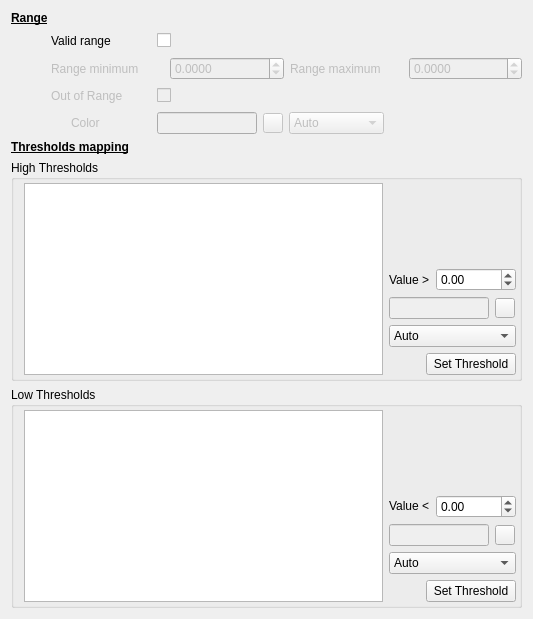
     <widget class="QWidget" name="thresholdsPage">
      <layout class="QVBoxLayout" name="verticalLayout_3">
       <item>
        <layout class="QVBoxLayout" name="verticalLayout_2">
         <item>
          <widget class="QLabel" name="label_16">
           <property name="font">
            <font>
             <weight>75</weight>
             <bold>true</bold>
             <underline>true</underline>
            </font>
           </property>
           <property name="text">
            <string>Range</string>
           </property>
          </widget>
         </item>
         <item>
          <layout class="QHBoxLayout" name="horizontalLayout_2">
           <item>
            <spacer name="horizontalSpacer_46">
             <property name="orientation">
              <enum>Qt::Horizontal</enum>
             </property>
             <property name="sizeType">
              <enum>QSizePolicy::Fixed</enum>
             </property>
             <property name="sizeHint" stdset="0">
              <size>
               <width>40</width>
               <height>20</height>
              </size>
             </property>
            </spacer>
           </item>
           <item>
            <widget class="QLabel" name="label_14">
             <property name="minimumSize">
              <size>
               <width>100</width>
               <height>0</height>
              </size>
             </property>
             <property name="text">
              <string>Valid range</string>
             </property>
             <property name="indent">
              <number>-1</number>
             </property>
            </widget>
           </item>
           <item>
            <widget class="QCheckBox" name="validRangeCheckBox">
             <property name="minimumSize">
              <size>
               <width>100</width>
               <height>0</height>
              </size>
             </property>
             <property name="text">
              <string/>
             </property>
            </widget>
           </item>
           <item>
            <spacer name="horizontalSpacer_17">
             <property name="orientation">
              <enum>Qt::Horizontal</enum>
             </property>
             <property name="sizeHint" stdset="0">
              <size>
               <width>40</width>
               <height>20</height>
              </size>
             </property>
            </spacer>
           </item>
          </layout>
         </item>
         <item>
          <widget class="QWidget" name="rangeScaleWidget" native="true">
           <property name="enabled">
            <bool>false</bool>
           </property>
           <layout class="QHBoxLayout" name="horizontalLayout_3">
            <property name="leftMargin">
             <number>0</number>
            </property>
            <property name="topMargin">
             <number>0</number>
            </property>
            <property name="rightMargin">
             <number>0</number>
            </property>
            <property name="bottomMargin">
             <number>0</number>
            </property>
            <item>
             <spacer name="horizontalSpacer_47">
              <property name="orientation">
               <enum>Qt::Horizontal</enum>
              </property>
              <property name="sizeType">
               <enum>QSizePolicy::Fixed</enum>
              </property>
              <property name="sizeHint" stdset="0">
               <size>
                <width>40</width>
                <height>20</height>
               </size>
              </property>
             </spacer>
            </item>
            <item>
             <widget class="QLabel" name="label_5">
              <property name="minimumSize">
               <size>
                <width>100</width>
                <height>0</height>
               </size>
              </property>
              <property name="text">
               <string>Range minimum</string>
              </property>
              <property name="indent">
               <number>-1</number>
              </property>
             </widget>
            </item>
            <item>
             <widget class="QDoubleSpinBox" name="rangeMinDoubleSpinBox">
              <property name="enabled">
               <bool>false</bool>
              </property>
              <property name="decimals">
               <number>4</number>
              </property>
              <property name="minimum">
               <double>-100000000000000000.000000000000000</double>
              </property>
              <property name="maximum">
               <double>1000000000000000.000000000000000</double>
              </property>
             </widget>
            </item>
            <item>
             <widget class="QLabel" name="label_6">
              <property name="minimumSize">
               <size>
                <width>100</width>
                <height>0</height>
               </size>
              </property>
              <property name="text">
               <string>Range maximum</string>
              </property>
              <property name="indent">
               <number>-1</number>
              </property>
             </widget>
            </item>
            <item>
             <widget class="QDoubleSpinBox" name="rangeMaxDoubleSpinBox">
              <property name="enabled">
               <bool>false</bool>
              </property>
              <property name="decimals">
               <number>4</number>
              </property>
              <property name="minimum">
               <double>-1000000000000000000.000000000000000</double>
              </property>
              <property name="maximum">
               <double>1000000000000000000000.000000000000000</double>
              </property>
             </widget>
            </item>
           </layout>
          </widget>
         </item>
         <item>
          <widget class="QWidget" name="outOfRangeWidget" native="true">
           <property name="enabled">
            <bool>false</bool>
           </property>
           <layout class="QHBoxLayout" name="horizontalLayout_8">
            <property name="leftMargin">
             <number>0</number>
            </property>
            <property name="topMargin">
             <number>0</number>
            </property>
            <property name="rightMargin">
             <number>0</number>
            </property>
            <property name="bottomMargin">
             <number>0</number>
            </property>
            <item>
             <spacer name="horizontalSpacer_48">
              <property name="orientation">
               <enum>Qt::Horizontal</enum>
              </property>
              <property name="sizeType">
               <enum>QSizePolicy::Fixed</enum>
              </property>
              <property name="sizeHint" stdset="0">
               <size>
                <width>40</width>
                <height>20</height>
               </size>
              </property>
             </spacer>
            </item>
            <item>
             <widget class="QLabel" name="label_15">
              <property name="minimumSize">
               <size>
                <width>100</width>
                <height>0</height>
               </size>
              </property>
              <property name="text">
               <string>Out of Range</string>
              </property>
              <property name="indent">
               <number>-1</number>
              </property>
             </widget>
            </item>
            <item>
             <widget class="QCheckBox" name="outOfRangeCheckBox">
              <property name="enabled">
               <bool>false</bool>
              </property>
              <property name="text">
               <string/>
              </property>
             </widget>
            </item>
            <item>
             <spacer name="horizontalSpacer_18">
              <property name="orientation">
               <enum>Qt::Horizontal</enum>
              </property>
              <property name="sizeHint" stdset="0">
               <size>
                <width>351</width>
                <height>20</height>
               </size>
              </property>
             </spacer>
            </item>
           </layout>
          </widget>
         </item>
         <item>
          <widget class="QWidget" name="outOfRangeColorWidget" native="true">
           <property name="enabled">
            <bool>false</bool>
           </property>
           <layout class="QHBoxLayout" name="horizontalLayout_9">
            <property name="leftMargin">
             <number>0</number>
            </property>
            <property name="topMargin">
             <number>0</number>
            </property>
            <property name="rightMargin">
             <number>0</number>
            </property>
            <property name="bottomMargin">
             <number>0</number>
            </property>
            <item>
             <spacer name="horizontalSpacer_49">
              <property name="orientation">
               <enum>Qt::Horizontal</enum>
              </property>
              <property name="sizeType">
               <enum>QSizePolicy::Fixed</enum>
              </property>
              <property name="sizeHint" stdset="0">
               <size>
                <width>40</width>
                <height>20</height>
               </size>
              </property>
             </spacer>
            </item>
            <item>
             <widget class="QLabel" name="label_11">
              <property name="minimumSize">
               <size>
                <width>100</width>
                <height>0</height>
               </size>
              </property>
              <property name="text">
               <string>Color</string>
              </property>
              <property name="indent">
               <number>20</number>
              </property>
             </widget>
            </item>
            <item>
             <widget class="ColorLineEdit" name="outOfRangeColorLineEdit">
              <property name="enabled">
               <bool>false</bool>
              </property>
              <property name="maximumSize">
               <size>
                <width>100</width>
                <height>16777215</height>
               </size>
              </property>
              <property name="alignment">
               <set>Qt::AlignCenter</set>
              </property>
              <property name="readOnly">
               <bool>true</bool>
              </property>
             </widget>
            </item>
            <item>
             <widget class="QToolButton" name="defaultColorToolButton_2">
              <property name="enabled">
               <bool>false</bool>
              </property>
              <property name="maximumSize">
               <size>
                <width>20</width>
                <height>20</height>
               </size>
              </property>
              <property name="text">
               <string/>
              </property>
              <property name="icon">
               <iconset resource="../resources/icons/icons.qrc">
                <normaloff>:/icons8_paint_palette_50px.png</normaloff>:/icons8_paint_palette_50px.png</iconset>
              </property>
             </widget>
            </item>
            <item>
             <widget class="QComboBox" name="outOfRangeColorModeComboBox">
              <item>
               <property name="text">
                <string>Auto</string>
               </property>
              </item>
              <item>
               <property name="text">
                <string>Background</string>
               </property>
              </item>
              <item>
               <property name="text">
                <string>Foreground</string>
               </property>
              </item>
             </widget>
            </item>
            <item>
             <spacer name="horizontalSpacer_6">
              <property name="orientation">
               <enum>Qt::Horizontal</enum>
              </property>
              <property name="sizeHint" stdset="0">
               <size>
                <width>40</width>
                <height>20</height>
               </size>
              </property>
             </spacer>
            </item>
           </layout>
          </widget>
         </item>
        </layout>
       </item>
       <item>
        <widget class="QLabel" name="label_17">
         <property name="font">
          <font>
           <weight>75</weight>
           <bold>true</bold>
           <underline>true</underline>
          </font>
         </property>
         <property name="text">
          <string>Thresholds mapping</string>
         </property>
        </widget>
       </item>
       <item>
        <widget class="QGroupBox" name="groupBox">
         <property name="enabled">
          <bool>true</bool>
         </property>
         <property name="title">
          <string>High Thresholds</string>
         </property>
         <layout class="QHBoxLayout" name="horizontalLayout_22" stretch="10,1">
          <property name="leftMargin">
           <number>10</number>
          </property>
          <property name="topMargin">
           <number>3</number>
          </property>
          <property name="rightMargin">
           <number>3</number>
          </property>
          <property name="bottomMargin">
           <number>3</number>
          </property>
          <item>
           <widget class="QTableWidget" name="highThresholdsTableWidget">
            <property name="editTriggers">
             <set>QAbstractItemView::NoEditTriggers</set>
            </property>
            <property name="selectionMode">
             <enum>QAbstractItemView::SingleSelection</enum>
            </property>
            <property name="selectionBehavior">
             <enum>QAbstractItemView::SelectRows</enum>
            </property>
            <property name="showGrid">
             <bool>false</bool>
            </property>
            <property name="gridStyle">
             <enum>Qt::NoPen</enum>
            </property>
            <attribute name="horizontalHeaderVisible">
             <bool>false</bool>
            </attribute>
            <attribute name="horizontalHeaderStretchLastSection">
             <bool>true</bool>
            </attribute>
            <attribute name="verticalHeaderVisible">
             <bool>false</bool>
            </attribute>
            <column>
             <property name="text">
              <string>0</string>
             </property>
            </column>
            <column>
             <property name="text">
              <string>1</string>
             </property>
            </column>
           </widget>
          </item>
          <item>
           <layout class="QVBoxLayout" name="verticalLayout_6">
            <item>
             <spacer name="verticalSpacer_4">
              <property name="orientation">
               <enum>Qt::Vertical</enum>
              </property>
              <property name="sizeHint" stdset="0">
               <size>
                <width>20</width>
                <height>40</height>
               </size>
              </property>
             </spacer>
            </item>
            <item>
             <layout class="QHBoxLayout" name="horizontalLayout_18">
              <item>
               <widget class="QLabel" name="label_19">
                <property name="text">
                 <string>Value &gt;</string>
                </property>
               </widget>
              </item>
              <item>
               <widget class="QDoubleSpinBox" name="highThresholdDoubleSpinBox">
                <property name="minimumSize">
                 <size>
                  <width>80</width>
                  <height>0</height>
                 </size>
                </property>
                <property name="minimum">
                 <double>-999999999999.000000000000000</double>
                </property>
                <property name="maximum">
                 <double>1000000000000000000.000000000000000</double>
                </property>
               </widget>
              </item>
             </layout>
            </item>
            <item>
             <layout class="QHBoxLayout" name="horizontalLayout_20">
              <item>
               <widget class="ColorLineEdit" name="highThresholdColorLineEdit">
                <property name="enabled">
                 <bool>false</bool>
                </property>
                <property name="minimumSize">
                 <size>
                  <width>70</width>
                  <height>0</height>
                 </size>
                </property>
                <property name="maximumSize">
                 <size>
                  <width>100</width>
                  <height>16777215</height>
                 </size>
                </property>
                <property name="alignment">
                 <set>Qt::AlignCenter</set>
                </property>
                <property name="readOnly">
                 <bool>true</bool>
                </property>
               </widget>
              </item>
              <item>
               <widget class="QToolButton" name="highTthresholdColorToolButton">
                <property name="maximumSize">
                 <size>
                  <width>20</width>
                  <height>20</height>
                 </size>
                </property>
                <property name="text">
                 <string/>
                </property>
                <property name="icon">
                 <iconset resource="../resources/icons/icons.qrc">
                  <normaloff>:/icons8_paint_palette_50px.png</normaloff>:/icons8_paint_palette_50px.png</iconset>
                </property>
               </widget>
              </item>
             </layout>
            </item>
            <item>
             <widget class="QComboBox" name="highThresholdColorModeComboBox">
              <property name="minimumSize">
               <size>
                <width>90</width>
                <height>0</height>
               </size>
              </property>
              <item>
               <property name="text">
                <string>Auto</string>
               </property>
              </item>
              <item>
               <property name="text">
                <string>Background</string>
               </property>
              </item>
              <item>
               <property name="text">
                <string>Foreground</string>
               </property>
              </item>
             </widget>
            </item>
            <item>
             <layout class="QHBoxLayout" name="horizontalLayout_21">
              <item>
               <spacer name="horizontalSpacer_2">
                <property name="orientation">
                 <enum>Qt::Horizontal</enum>
                </property>
                <property name="sizeHint" stdset="0">
                 <size>
                  <width>40</width>
                  <height>20</height>
                 </size>
                </property>
               </spacer>
              </item>
              <item>
               <widget class="QPushButton" name="highThresholdPushButton">
                <property name="minimumSize">
                 <size>
                  <width>90</width>
                  <height>0</height>
                 </size>
                </property>
                <property name="text">
                 <string>Set Threshold</string>
                </property>
               </widget>
              </item>
             </layout>
            </item>
           </layout>
          </item>
         </layout>
        </widget>
       </item>
       <item>
        <widget class="QGroupBox" name="groupBox_2">
         <property name="title">
          <string>Low Thresholds</string>
         </property>
         <layout class="QHBoxLayout" name="horizontalLayout_27" stretch="10,1">
          <property name="leftMargin">
           <number>10</number>
          </property>
          <property name="topMargin">
           <number>3</number>
          </property>
          <property name="rightMargin">
           <number>3</number>
          </property>
          <property name="bottomMargin">
           <number>3</number>
          </property>
          <item>
           <widget class="QTableWidget" name="lowThresholdsTableWidget">
            <property name="editTriggers">
             <set>QAbstractItemView::NoEditTriggers</set>
            </property>
            <property name="selectionMode">
             <enum>QAbstractItemView::SingleSelection</enum>
            </property>
            <property name="selectionBehavior">
             <enum>QAbstractItemView::SelectRows</enum>
            </property>
            <property name="showGrid">
             <bool>false</bool>
            </property>
            <attribute name="horizontalHeaderVisible">
             <bool>false</bool>
            </attribute>
            <attribute name="horizontalHeaderStretchLastSection">
             <bool>true</bool>
            </attribute>
            <attribute name="verticalHeaderVisible">
             <bool>false</bool>
            </attribute>
            <column>
             <property name="text">
              <string>0</string>
             </property>
            </column>
            <column>
             <property name="text">
              <string>1</string>
             </property>
            </column>
           </widget>
          </item>
          <item>
           <layout class="QVBoxLayout" name="verticalLayout_7">
            <item>
             <spacer name="verticalSpacer_6">
              <property name="orientation">
               <enum>Qt::Vertical</enum>
              </property>
              <property name="sizeHint" stdset="0">
               <size>
                <width>20</width>
                <height>40</height>
               </size>
              </property>
             </spacer>
            </item>
            <item>
             <layout class="QHBoxLayout" name="horizontalLayout_23">
              <item>
               <widget class="QLabel" name="label_20">
                <property name="text">
                 <string>Value &lt;</string>
                </property>
               </widget>
              </item>
              <item>
               <widget class="QDoubleSpinBox" name="lowThresholdDoubleSpinBox">
                <property name="minimumSize">
                 <size>
                  <width>80</width>
                  <height>0</height>
                 </size>
                </property>
                <property name="minimum">
                 <double>-999999999999.000000000000000</double>
                </property>
                <property name="maximum">
                 <double>1000000000000000000.000000000000000</double>
                </property>
               </widget>
              </item>
             </layout>
            </item>
            <item>
             <layout class="QHBoxLayout" name="horizontalLayout_24">
              <item>
               <widget class="ColorLineEdit" name="lowThresholdColorLineEdit">
                <property name="enabled">
                 <bool>false</bool>
                </property>
                <property name="minimumSize">
                 <size>
                  <width>70</width>
                  <height>0</height>
                 </size>
                </property>
                <property name="maximumSize">
                 <size>
                  <width>100</width>
                  <height>16777215</height>
                 </size>
                </property>
                <property name="alignment">
                 <set>Qt::AlignCenter</set>
                </property>
                <property name="readOnly">
                 <bool>true</bool>
                </property>
               </widget>
              </item>
              <item>
               <widget class="QToolButton" name="lowThresholdColorToolButton">
                <property name="maximumSize">
                 <size>
                  <width>20</width>
                  <height>20</height>
                 </size>
                </property>
                <property name="text">
                 <string/>
                </property>
                <property name="icon">
                 <iconset resource="../resources/icons/icons.qrc">
                  <normaloff>:/icons8_paint_palette_50px.png</normaloff>:/icons8_paint_palette_50px.png</iconset>
                </property>
               </widget>
              </item>
             </layout>
            </item>
            <item>
             <widget class="QComboBox" name="lowThresholdColorModeComboBox">
              <property name="minimumSize">
               <size>
                <width>90</width>
                <height>0</height>
               </size>
              </property>
              <item>
               <property name="text">
                <string>Auto</string>
               </property>
              </item>
              <item>
               <property name="text">
                <string>Background</string>
               </property>
              </item>
              <item>
               <property name="text">
                <string>Foreground</string>
               </property>
              </item>
             </widget>
            </item>
            <item>
             <layout class="QHBoxLayout" name="horizontalLayout_26">
              <item>
               <spacer name="horizontalSpacer_10">
                <property name="orientation">
                 <enum>Qt::Horizontal</enum>
                </property>
                <property name="sizeHint" stdset="0">
                 <size>
                  <width>40</width>
                  <height>20</height>
                 </size>
                </property>
               </spacer>
              </item>
              <item>
               <widget class="QPushButton" name="lowThresholdPushButton">
                <property name="minimumSize">
                 <size>
                  <width>90</width>
                  <height>0</height>
                 </size>
                </property>
                <property name="text">
                 <string>Set Threshold</string>
                </property>
               </widget>
              </item>
             </layout>
            </item>
           </layout>
          </item>
         </layout>
        </widget>
       </item>
      </layout>
     </widget>
